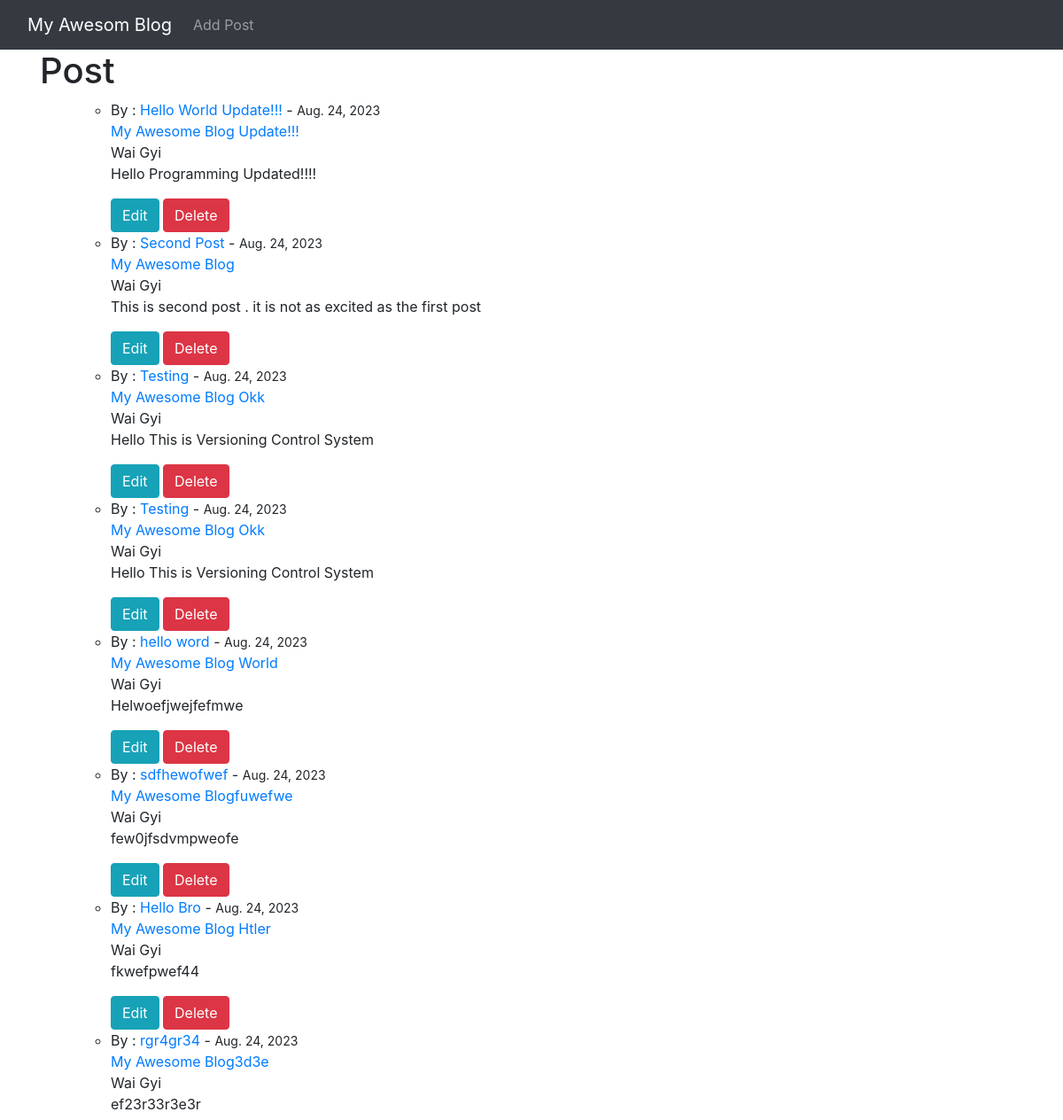
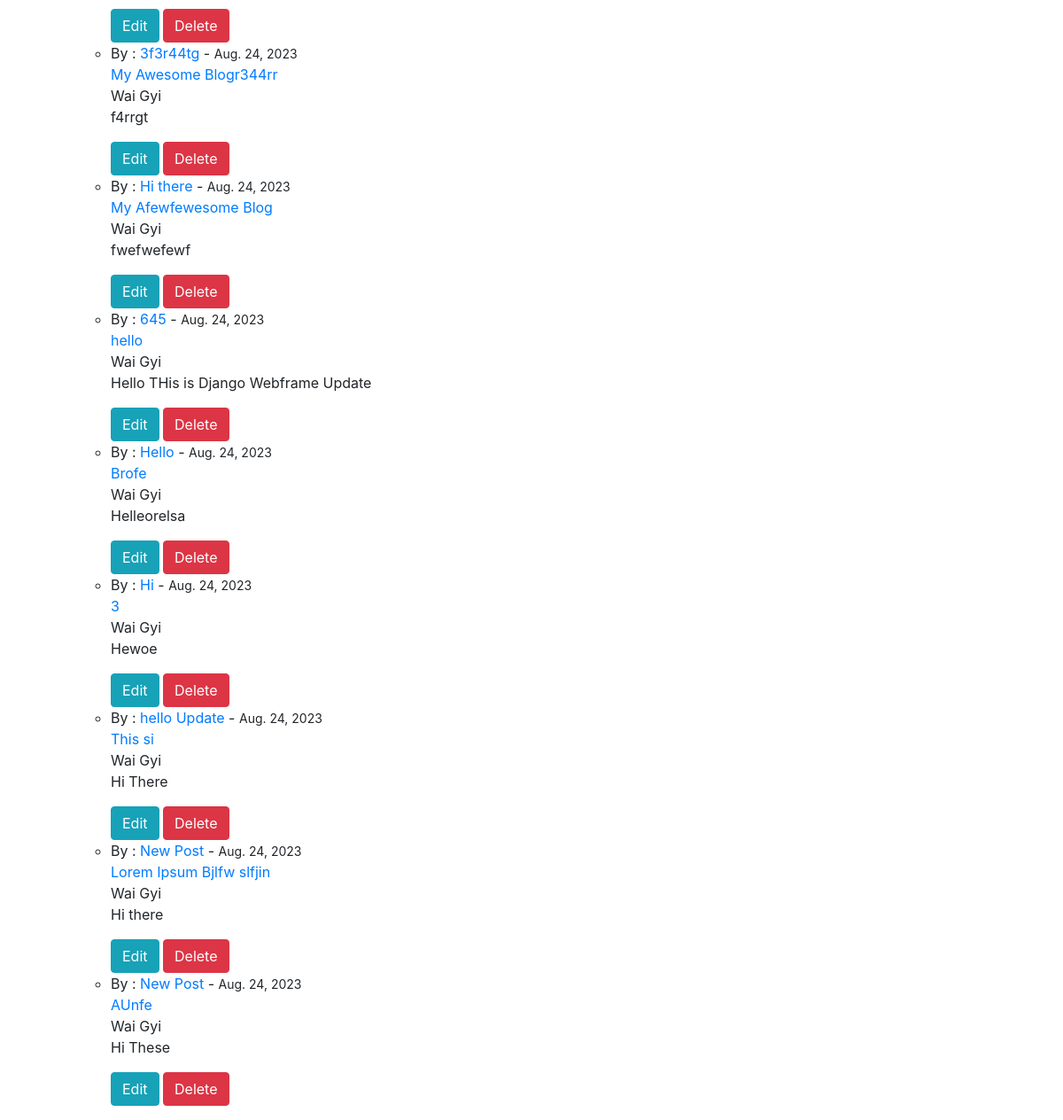
The page / on the database its author committed (2 pictures, top to bottom).
### theblog/models.py (models this page shows, shortened)
class Post(models.Model):
    title = models.CharField(max_length=255)
    title_tag = models.CharField(max_length=255)
    author = models.ForeignKey(User,on_delete=models.CASCADE)
    body = models.TextField()
    post_date = models.DateField(auto_now_add=True)

### theblog/views.py (the view)
# urls.py: path('',HomeView.as_view(), name='home'),
class HomeView(ListView):
    model = Post
    template_name = 'home.html'
    ordering = ['-post_date']

### theblog/templates/home.html (shortened to what this page needs)
{% extends 'base.html' %}
{% block content %}
    <h1>Post</h1>
    <ul>
        {% for post in object_list %}
            <ul>
                <li>By : <a href="{% url 'article-detail' post.id %}">{{post.title}}</a> - <small>{{post.post_date}}</small>
                    <br><a href="">{{ post.title_tag}}</a>
                    <br>{{post.author.first_name}}<br>
                    <p>{{post.body}}</p>
                </li>
                <div>
                    <a href="{% url 'update_post' post.pk %}" class="btn btn-info">Edit</a>
                    <a href="{% url 'delete_post' post.pk %}" class="btn btn-danger">Delete</a>
                </div>
            </ul>
        {% endfor %}
    </ul>
{% endblock  %}

### theblog/templates/base.html (shortened to what this page needs)
<!doctype html>
<html lang="en">
  <head>
    <link rel="stylesheet" href="https://cdn.jsdelivr.net/npm/bootstrap@4.6.2/dist/css/bootstrap.min.css">
  </head>
  <body>
    <nav class="navbar navbar-expand-lg bg-body-tertiary navbar-dark bg-dark">
      <div class="container-fluid">
        <a class="navbar-brand" href="{% url 'home' %}">My Awesom Blog</a>
        <div class="collapse navbar-collapse" id="navbarSupportedContent">
          <ul class="navbar-nav me-auto mb-2 mb-lg-0">
            <li class="nav-item">
              <a class="nav-link" href="{% url 'add_post' %}">Add Post</a>
            </li>
          </ul>
        </div>
      </div>
    </nav>
    <div class="container">
      {% block content %}
      {% endblock  %}
    </div>
  </body>
</html>

### rows shown on the page
Post: title "Hello World Update!!!", post_date "Aug. 24, 2023", title_tag "My Awesome Blog Update!!!", author.first_name "Wai Gyi", body "Hello Programming Updated!!!!"
Post: title "Second Post", post_date "Aug. 24, 2023", title_tag "My Awesome Blog", author.first_name "Wai Gyi", body "This is second post . it is not as excited as the first post"
Post: title "Testing", post_date "Aug. 24, 2023", title_tag "My Awesome Blog Okk", author.first_name "Wai Gyi", body "Hello This is Versioning Control System"
Post: title "Testing", post_date "Aug. 24, 2023", title_tag "My Awesome Blog Okk", author.first_name "Wai Gyi", body "Hello This is Versioning Control System"
Post: title "hello word", post_date "Aug. 24, 2023", title_tag "My Awesome Blog World", author.first_name "Wai Gyi", body "Helwoefjwejfefmwe"
Post: title "sdfhewofwef", post_date "Aug. 24, 2023", title_tag "My Awesome Blogfuwefwe", author.first_name "Wai Gyi", body "few0jfsdvmpweofe"
Post: title "Hello Bro", post_date "Aug. 24, 2023", title_tag "My Awesome Blog Htler", author.first_name "Wai Gyi", body "fkwefpwef44"
Post: title "rgr4gr34", post_date "Aug. 24, 2023", title_tag "My Awesome Blog3d3e", author.first_name "Wai Gyi", body "ef23r33r3e3r"
Post: title "3f3r44tg", post_date "Aug. 24, 2023", title_tag "My Awesome Blogr344rr", author.first_name "Wai Gyi", body "f4rrgt"
Post: title "Hi there", post_date "Aug. 24, 2023", title_tag "My Afewfewesome Blog", author.first_name "Wai Gyi", body "fwefwefewf"
Post: title "645", post_date "Aug. 24, 2023", title_tag "hello", author.first_name "Wai Gyi", body "Hello THis is Django Webframe Update"
Post: title "Hello", post_date "Aug. 24, 2023", title_tag "Brofe", author.first_name "Wai Gyi", body "Helleorelsa"
Post: title "Hi", post_date "Aug. 24, 2023", title_tag "3", author.first_name "Wai Gyi", body "Hewoe"
Post: title "hello Update", post_date "Aug. 24, 2023", title_tag "This si", author.first_name "Wai Gyi", body "Hi There"
Post: title "New Post", post_date "Aug. 24, 2023", title_tag "Lorem Ipsum Bjlfw slfjin", author.first_name "Wai Gyi", body "Hi there"
Post: title "New Post", post_date "Aug. 24, 2023", title_tag "AUnfe", author.first_name "Wai Gyi", body "Hi These"
